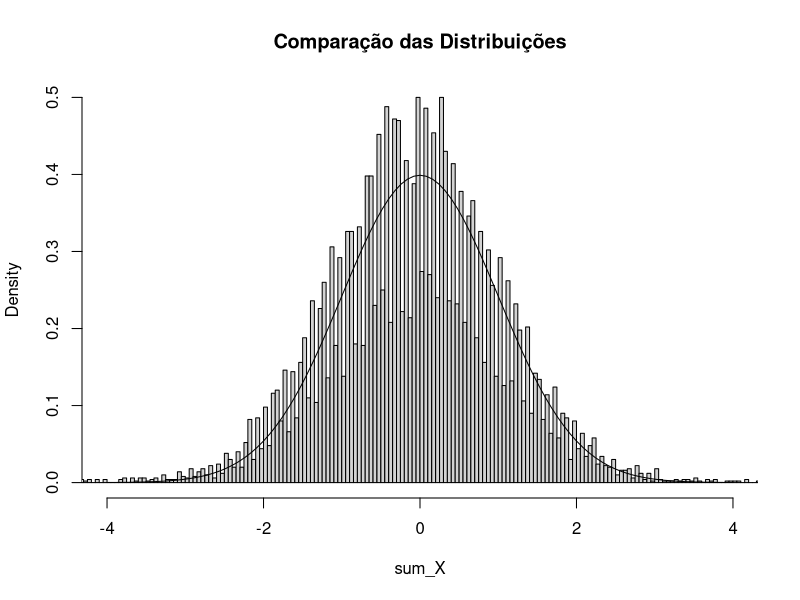

The R source for this figure:
## ---- chunk 1

M<-10000 #número de realizações
N<-1000 #quantidade de Xn

X<-matrix(nrow = M, ncol = N)
sum_X<-c(1:M)-c(1:M)

for (i in 1:M)  {
        for (n in 1:N) {
                prob1<-2^(-n-1)#prob Xn=+-2^n
                prob2<-(1/2)*(1-2^(-n)) #prob Xn=1/2(1-2^-n)
                
                u<-runif(1) #VA uniforme para realização

                if (u<prob1) {
                        X[i,n]<-2^n
                } else if (u<2*prob1) {
                        X[i,n] <- -(2^n)
                } else if (u<prob2) {
                        X[i,n] <- 1 
                } else {
                        X[i,n] <- -1
                }
        }
        sum_X[i] <- 1/sqrt(N)*sum(X[i,]) #somatório das realizações
}

normal<-rnorm(N)


hist(sum_X, prob=TRUE, breaks=10000,
     xlim=c(-4,4),ylim=c(0,0.5),
     main="Comparação das Distribuições")
curve(dnorm(x, mean=0, sd=1), add=TRUE)

## ---- chunk 2

N<-1000
limit<-c(1:N)-c(1:N)
for (i in 1:N) {
        a<-runif(N)
        limit[i]<-sum(a^2)/sum(a)
}

x<-sum(limit)/N

print(x)

